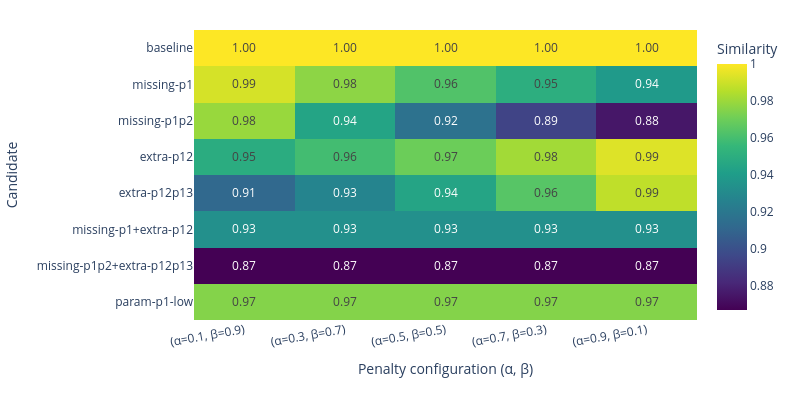

This figure's notebook cell:
### Code cell
import plotly.express as px
import pandas as pd

df_plot = df_w.copy()

# 1) Mapeia nomes internos -> labels técnicos
label_map = {
    "cand_A_full_match_all_given_then": "baseline",
    "cand_B1_missing_p1_given": "missing-p1",
    "cand_B2_missing_p1_p2_given": "missing-p1p2",
    "cand_C1_extra_p12_given": "extra-p12",
    "cand_C2_extra_p12_p13_given": "extra-p12p13",
    "cand_D1_missing_p1_extra_p12_given": "missing-p1+extra-p12",
    "cand_D2_missing_p1_p2_extra_p12_p13_given": "missing-p1p2+extra-p12p13",
    "cand_E_parametric_only_p1_low": "param-p1-low",
}

df_plot["candidate_label"] = df_plot["candidate_name"].map(label_map)

# (opcional) define ordem dos candidatos no eixo Y
candidate_order = [
    "baseline",
    "missing-p1",
    "missing-p1p2",
    "extra-p12",
    "extra-p12p13",
    "missing-p1+extra-p12",
    "missing-p1p2+extra-p12p13",
    "param-p1-low",
]
df_plot["candidate_label"] = pd.Categorical(
    df_plot["candidate_label"],
    categories=candidate_order,
    ordered=True
)

# 2) cria rótulo da configuração (α, β)
df_plot["alpha_beta"] = df_plot.apply(
    lambda r: f"(α={r['alpha']:.1f}, β={r['beta']:.1f})",
    axis=1
)

config_order = sorted(df_plot["alpha_beta"].unique())
df_plot["alpha_beta"] = pd.Categorical(
    df_plot["alpha_beta"],
    categories=config_order,
    ordered=True
)

# 3) pivot: linhas = candidato (label), colunas = configuração
heat_df = df_plot.pivot_table(
    index="candidate_label",
    columns="alpha_beta",
    values="similarity_result"
)

fig = px.imshow(
    heat_df,
    text_auto=".2f",
    aspect="auto",
    labels={
        "x": "Penalty configuration (α, β)",
        "y": "Candidate",
        "color": "Similarity"
    },
    color_continuous_scale="Viridis"
)

fig.update_coloraxes(
    cmin=df_plot["similarity_result"].min(),
    cmax=df_plot["similarity_result"].max()
)

fig.update_layout(
    title=None,
    width=800,
    height=400,
    margin=dict(l=140, r=40, t=30, b=80),
    font=dict(size=12),
    xaxis=dict(tickangle=-10)
)

fig.update_xaxes(showgrid=False)
fig.update_yaxes(showgrid=False)

fig.show()

### Figure 1 — Plotly figure (JSON) as saved in the notebook; plotly's stock layout.template omitted (floating-point values rounded to 4 significant figures)
{"data": [{"coloraxis": "coloraxis", "hovertemplate": "Penalty configuration (α, β): %{x}<br>Candidate: %{y}<br>Similarity: %{z}<extra></extra>", "name": "0", "texttemplate": "%{z:.2f}", "type": "heatmap", "x": ["(α=0.1, β=0.9)", "(α=0.3, β=0.7)", "(α=0.5, β=0.5)", "(α=0.7, β=0.3)", "(α=0.9, β=0.1)"], "xaxis": "x", "y": ["baseline", "missing-p1", "missing-p1p2", "extra-p12", "extra-p12p13", "missing-p1+extra-p12", "missing-p1p2+extra-p12p13", "param-p1-low"], "yaxis": "y", "z": [[1.0, 1.0, 1.0, 1.0, 1.0], [0.9919, 0.9767, 0.963, 0.9504, 0.9388], [0.9792, 0.9444, 0.9167, 0.8939, 0.875], [0.9492, 0.9591, 0.9697, 0.9811, 0.9935], [0.9118, 0.9271, 0.9444, 0.9643, 0.9872], [0.9333, 0.9333, 0.9333, 0.9333, 0.9333], [0.8667, 0.8667, 0.8667, 0.8667, 0.8667], [0.975, 0.975, 0.975, 0.975, 0.975]]}], "layout": {"coloraxis": {"cmax": 1, "cmin": 0.8667, "colorbar": {"title": {"text": "Similarity"}}, "colorscale": [[0, "#440154"], [0.1111, "#482878"], [0.2222, "#3e4989"], [0.3333, "#31688e"], [0.4444, "#26828e"], [0.5556, "#1f9e89"], [0.6667, "#35b779"], [0.7778, "#6ece58"], [0.8889, "#b5de2b"], [1, "#fde725"]]}, "font": {"size": 12}, "height": 400, "margin": {"b": 80, "l": 140, "r": 40, "t": 30}, "title": {}, "width": 800, "xaxis": {"anchor": "y", "domain": [0, 1], "showgrid": false, "tickangle": -10, "title": {"text": "Penalty configuration (α, β)"}}, "yaxis": {"anchor": "x", "autorange": "reversed", "domain": [0, 1], "showgrid": false, "title": {"text": "Candidate"}}}}
